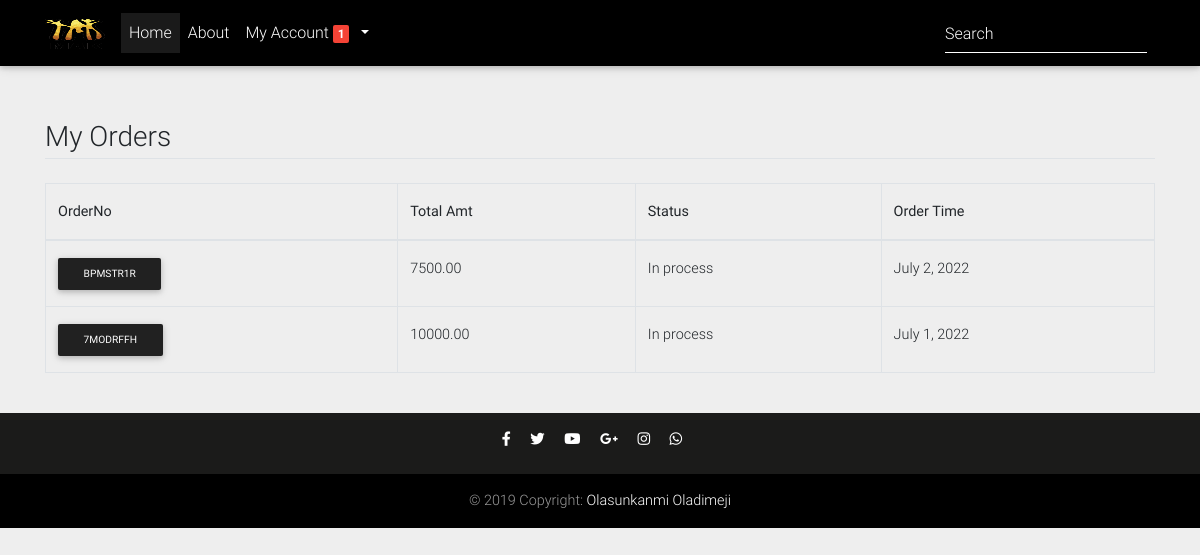
The app's page /my-orders (signed in) with its own data.
### core/models.py (models this page shows, shortened)
class Order(models.Model):
    user = models.ForeignKey(settings.AUTH_USER_MODEL,
                                on_delete=models.CASCADE)
    ref_code = models.CharField(max_length=20, unique=True)
    items = models.ManyToManyField(OrderItem)
    ordered = models.BooleanField(default=False)
    start_date = models.DateTimeField(auto_now_add=True)
    ordered_date = models.DateField()
    delivery_date = models.DateField()
    being_delivered = models.CharField(choices=status_choice,default='In process',max_length=150)
    received = models.BooleanField(default=False)
    refund_requested = models.BooleanField(default=False)
    refund_granted = models.BooleanField(default=False)
    shipping_address = models.ForeignKey(
        'Address', related_name='shipping_address', on_delete=models.SET_NULL, blank=True, null=True)
    payment = models.ForeignKey('Payment', on_delete=models.SET_NULL, blank=True, null=True)
    coupon = models.ForeignKey(
        'Coupon', on_delete=models.SET_NULL, blank=True, null=True)
    class Meta:
        verbose_name = ("Order")
        verbose_name_plural = ("Orders")

class Payment(models.Model):
    payment_charge_id = models.CharField(max_length=50)
    user = models.ForeignKey(settings.AUTH_USER_MODEL,
                             on_delete=models.SET_NULL, blank=True, null=True)
    amount = models.DecimalField(max_digits=9, decimal_places=2)
    timestamp = models.DateTimeField(auto_now_add=True)
    class Meta:
        verbose_name_plural='Payment'

### core/views.py (the view)
# urls.py: path('my-orders',views.my_orders, name='my_orders'),
@login_required
def my_orders(request):
	orders=Order.objects.filter(user=request.user,ordered=True).order_by('-id')
	return render(request, 'core/orders.html',{'orders':orders})

### core/templatetags/cart_template_tags.py (called while the page is built)
@register.filter
def cart_item_count(user):
    if user.is_authenticated:
        qs = Order.objects.filter(user=user, ordered=False)
        if qs.exists():
            return qs[0].items.count()
    return 0

### core/Template/core/orders.html (shortened to what this page needs)
{% extends 'base.html' %}
{% load static %}
{% block 'content' %}
<main class="container my-4 mt-5 pt-5">
	<h3 class="my-4 border-bottom pb-1">My Orders</h3>
	<div class="">
		<div class="mx-auto">
			<div class="table-responsive">
				<table class="table-bordered table">
					<thead>
						<tr>
							<th>OrderNo</th>
							<th>Total Amt</th>
							<th>Status</th>
							<th>Order Time</th>
						</tr>
					</thead>
					<tbody>
						{% for order in orders %}
						<tr>
							<td><a href="{% url 'core:my_order_items' order.id %}" class="btn btn-sm btn-dark">{{order.ref_code}}</a></td>
							<td>{{order.payment.amount}}</td>
							<td>{{order.being_delivered}}</td>
							<td>{{order.delivery_date}}</td>
						</tr>
						{% endfor %}
					</tbody>
				</table>
			</div>
		</div>
	</div>
</main>
{% endblock 'content' %}

### core/Template/base.html (shortened to what this page needs)
<!DOCTYPE html>
{% load static %}
{% load i18n %}
{% load cart_template_tags %}
<html lang="en">
<head>
  <link rel="stylesheet" href="https://use.fontawesome.com/releases/v5.11.2/css/all.css">
  <link href="{% static 'css/bootstrap.min.css' %}" rel="stylesheet">
  <link href="{% static 'css/mdb.min.css' %}" rel="stylesheet">
  <link href="{% static 'css/style.min.css' %}" rel="stylesheet">
  <link href="{% static 'css/style.css' %}" rel="stylesheet">
  <link href="{% static 'css/template.scss' %}" rel="stylesheet">
</head>
<body class="grey lighten-3">
  <nav class="navbar fixed-top navbar-expand-lg navbar-dark black scrolling-navbar">
    <div class="container">
      <a class="navbar-brand waves-effect" href="/" >
       <img src="{% static 'img/Logo.png' %}" height="30" width="60" alt="Makafrica">
      </a>
      <div class="collapse navbar-collapse" id="navbarSupportedContent">
        <ul class="navbar-nav mr-auto">
          <li class="nav-item active">
            <a class="nav-link waves-effect" href="/">Home
            </a>
          </li>
          <li class="nav-item">
            <a class="nav-link waves-effect" href="{% url 'core:aboutus' %}">About</a>
          </li>
          <li class="nav-item dropdown">
            <a class="nav-link  dropdown-toggle" href="#" id="navbarDropdown" role="button" data-toggle="dropdown" aria-haspopup="true" aria-expanded="false">
              My Account <span class="badge red z-depth-1 mr-1"> {{request.user|cart_item_count}} </span>
            </a>
          </li>
        </ul>
        <form class="form-inline" method="get" action="{% url 'core:search' %}">
          <div class="md-form my-0">
            <input class="form-control mr-sm-2" name="q" type="text" placeholder="Search" aria-label="Search">
          </div>
        </form>
      </div>
    </div>
  </nav>
{% block 'content' %}
{% endblock 'content' %}
  <footer class="page-footer footer text-center font-small mt-4 wow fadeIn  black">
    <div class="pb-4  pt-3" style="background-color: rgb(27, 27, 26);">
      <a href="" target="_blank">
        <i class="fab fa-facebook-f mr-3"></i>
      </a>
      <a href="" target="_blank">
        <i class="fab fa-twitter mr-3"></i>
      </a>
      <a href="" target="_blank">
        <i class="fab fa-youtube mr-3"></i>
      </a>
      <a href="" target="_blank">
        <i class="fab fa-google-plus-g mr-3"></i>
      </a>
      <a href="" target="_blank">
        <i class="fab fa-instagram mr-3"></i>
      </a>
      <a href="" target="_blank">
        <i class="fab fa-whatsapp mr-3"></i>
      </a>
    </div>
    <div class="footer-copyright py-3">
      © 2019 Copyright:
      <a href="" >Olasunkanmi Oladimeji </a>
    </div>
  </footer>
</body>
</html>

### Static/css/style.css (style rules this page uses)
html, body, .view { height: 100%; }
.page-footer { background-color: #929FBA; }

### core/Template/base.html (style rules this page uses)
html, body, header, .carousel { height: 50vh; }

### records on screen
Order: ref_code "BPMSTR1R", payment.amount "7500.00", being_delivered "In process", delivery_date "July 2, 2022"
Order: ref_code "7MODRFFH", payment.amount "10000.00", being_delivered "In process", delivery_date "July 1, 2022"

### other values on screen
{{ request.user|cart_item_count }} "1"
